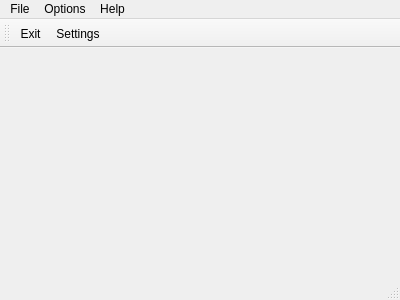
<?xml version="1.0" encoding="UTF-8"?>
<ui version="4.0">
 <class>MainWindowDB</class>
 <widget class="QMainWindow" name="MainWindowDB">
  <property name="geometry">
   <rect>
    <x>0</x>
    <y>0</y>
    <width>400</width>
    <height>300</height>
   </rect>
  </property>
  <property name="windowTitle">
   <string>MainWindow</string>
  </property>
  <widget class="QWidget" name="centralWidget"/>
  <widget class="QMenuBar" name="menuBar">
   <property name="geometry">
    <rect>
     <x>0</x>
     <y>0</y>
     <width>400</width>
     <height>21</height>
    </rect>
   </property>
   <widget class="QMenu" name="menuFile">
    <property name="title">
     <string>File</string>
    </property>
    <addaction name="actionExit"/>
   </widget>
   <widget class="QMenu" name="menuSettings">
    <property name="title">
     <string>Options</string>
    </property>
    <addaction name="actionSettings"/>
   </widget>
   <widget class="QMenu" name="menuAbout">
    <property name="title">
     <string>Help</string>
    </property>
    <addaction name="actionQt"/>
    <addaction name="actionAbout"/>
   </widget>
   <addaction name="menuFile"/>
   <addaction name="menuSettings"/>
   <addaction name="menuAbout"/>
  </widget>
  <widget class="QToolBar" name="mainToolBar">
   <attribute name="toolBarArea">
    <enum>TopToolBarArea</enum>
   </attribute>
   <attribute name="toolBarBreak">
    <bool>false</bool>
   </attribute>
   <addaction name="actionExit"/>
   <addaction name="actionSettings"/>
  </widget>
  <widget class="QStatusBar" name="statusBar"/>
  <action name="actionExit">
   <property name="icon">
    <iconset resource="../../melampig.qrc">
     <normaloff>:/end</normaloff>:/end</iconset>
   </property>
   <property name="text">
    <string>Exit</string>
   </property>
  </action>
  <action name="actionSettings">
   <property name="icon">
    <iconset resource="../../melampig.qrc">
     <normaloff>:/settings-icon</normaloff>:/settings-icon</iconset>
   </property>
   <property name="text">
    <string>Settings</string>
   </property>
  </action>
  <action name="actionQt">
   <property name="text">
    <string>Qt</string>
   </property>
  </action>
  <action name="actionAbout">
   <property name="text">
    <string>About</string>
   </property>
  </action>
 </widget>
 <layoutdefault spacing="6" margin="11"/>
 <resources>
  <include location="../../melampig.qrc"/>
  <include location="../../melampig.qrc"/>
  <include location="../../melampig.qrc"/>
  <include location="../../melampig.qrc"/>
  <include location="../../melampig.qrc"/>
  <include location="../../melampig.qrc"/>
  <include location="../../melampig.qrc"/>
 </resources>
 <connections>
  <connection>
   <sender>actionExit</sender>
   <signal>triggered()</signal>
   <receiver>MainWindowDB</receiver>
   <slot>close()</slot>
   <hints>
    <hint type="sourcelabel">
     <x>-1</x>
     <y>-1</y>
    </hint>
    <hint type="destinationlabel">
     <x>199</x>
     <y>149</y>
    </hint>
   </hints>
  </connection>
 </connections>
</ui>
